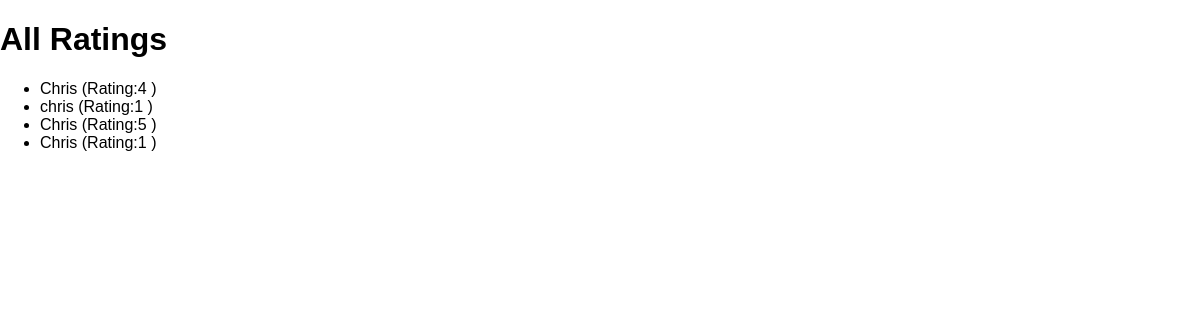
/review-list, run on an earlier commit of the app's database.
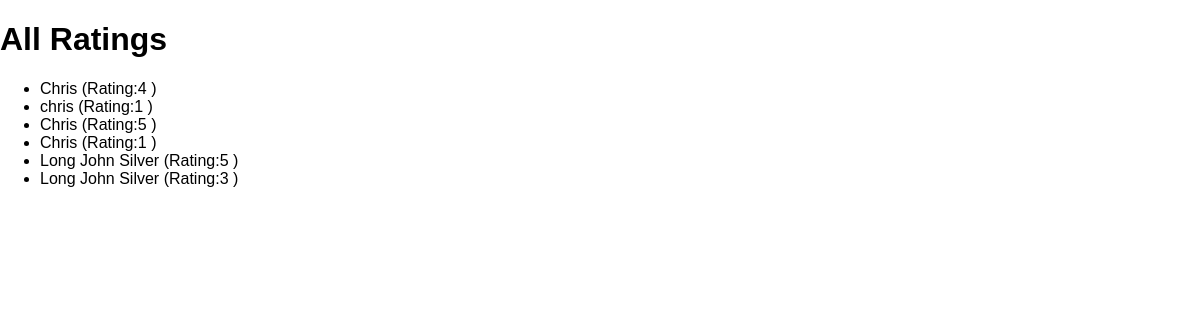
And on a later commit of the database.
### reviews/models.py (models this page shows)
class Review(models.Model):
    user_name=models.CharField(max_length=100)
    review =models.TextField()
    ratings =models.IntegerField()

### reviews/views.py (the view)
# urls.py: path("review-list",views.ReviewListView.as_view()),
class ReviewListView(ListView):
    template_name = "reviews/review_list.html"
    model = Review # not instantiated
    context_object_name = "reviews" # to rename object so the output will dynamically generate on server.

### reviews/templates/reviews/review_list.html (shortened to what this page needs)
{% extends 'reviews/base.html' %}
{% block content%}
<h1>All Ratings</h1>
<ul>
    {% for review in reviews%}
    <li>
        {{review.user_name}} (Rating:{{review.ratings}} )
    </li>
    {% endfor%}
</ul>
{% endblock %}

### reviews/templates/reviews/base.html (shortened to what this page needs)
{% load static %}
<!DOCTYPE html>
<html lang="en">
<head>
    <link rel="stylesheet" href="{% static "reviews/styles.css"%}">
</head>
<body>
    {% block content%}
    {% endblock %}
</body>
</html>

### reviews/static/reviews/styles.css (style rules this page uses)
body { font-family: sans-serif; margin: 0; }

What changed in the data, as far as the page shows it:
added Review: user_name "Long John Silver", ratings "5"
added Review: user_name "Long John Silver", ratings "3"
